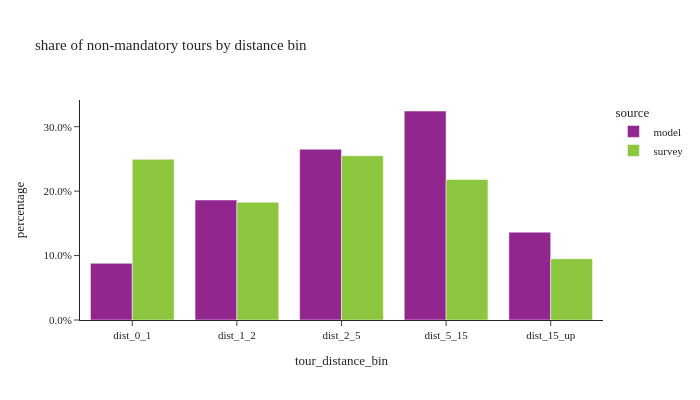

Here is the notebook cell this chart was saved with:
### Code cell
util.plot_share_barchart(non_m_tour_data, 'tour_weight', 'tour_distance_bin', title="share of non-mandatory tours by distance bin")

### Figure 1 — Plotly figure (JSON) as saved in the notebook; plotly's stock layout.template omitted (floating-point values rounded to 4 significant figures)
{"data": [{"alignmentgroup": "True", "customdata": [[242186], [512779], [729713], [892991], [375374]], "hovertemplate": "source=model<br>tour_distance_bin=%{x}<br>percentage=%{y}<br>sample_size=%{customdata[0]}<extra></extra>", "legendgroup": "model", "marker": {"color": "#91268F", "pattern": {"shape": ""}}, "name": "model", "offsetgroup": "model", "orientation": "v", "showlegend": true, "textposition": "auto", "type": "bar", "x": ["dist_0_1", "dist_1_2", "dist_2_5", "dist_5_15", "dist_15_up"], "xaxis": "x", "y": [0.08797, 0.1863, 0.2651, 0.3244, 0.1363], "yaxis": "y"}, {"alignmentgroup": "True", "customdata": [[1812], [1160], [1564], [1433], [605]], "hovertemplate": "source=survey<br>tour_distance_bin=%{x}<br>percentage=%{y}<br>sample_size=%{customdata[0]}<extra></extra>", "legendgroup": "survey", "marker": {"color": "#8CC63E", "pattern": {"shape": ""}}, "name": "survey", "offsetgroup": "survey", "orientation": "v", "showlegend": true, "textposition": "auto", "type": "bar", "x": ["dist_0_1", "dist_1_2", "dist_2_5", "dist_5_15", "dist_15_up"], "xaxis": "x", "y": [0.2493, 0.1827, 0.255, 0.218, 0.09492], "yaxis": "y"}], "layout": {"barmode": "group", "height": 400, "legend": {"title": {"text": "source"}, "tracegroupgap": 0}, "title": {"text": "share of non-mandatory tours by distance bin"}, "width": 700, "xaxis": {"anchor": "y", "domain": [0.0, 1.0], "title": {"text": "tour_distance_bin"}}, "yaxis": {"anchor": "x", "domain": [0.0, 1.0], "tickformat": ".1%", "title": {"text": "percentage"}}}}
